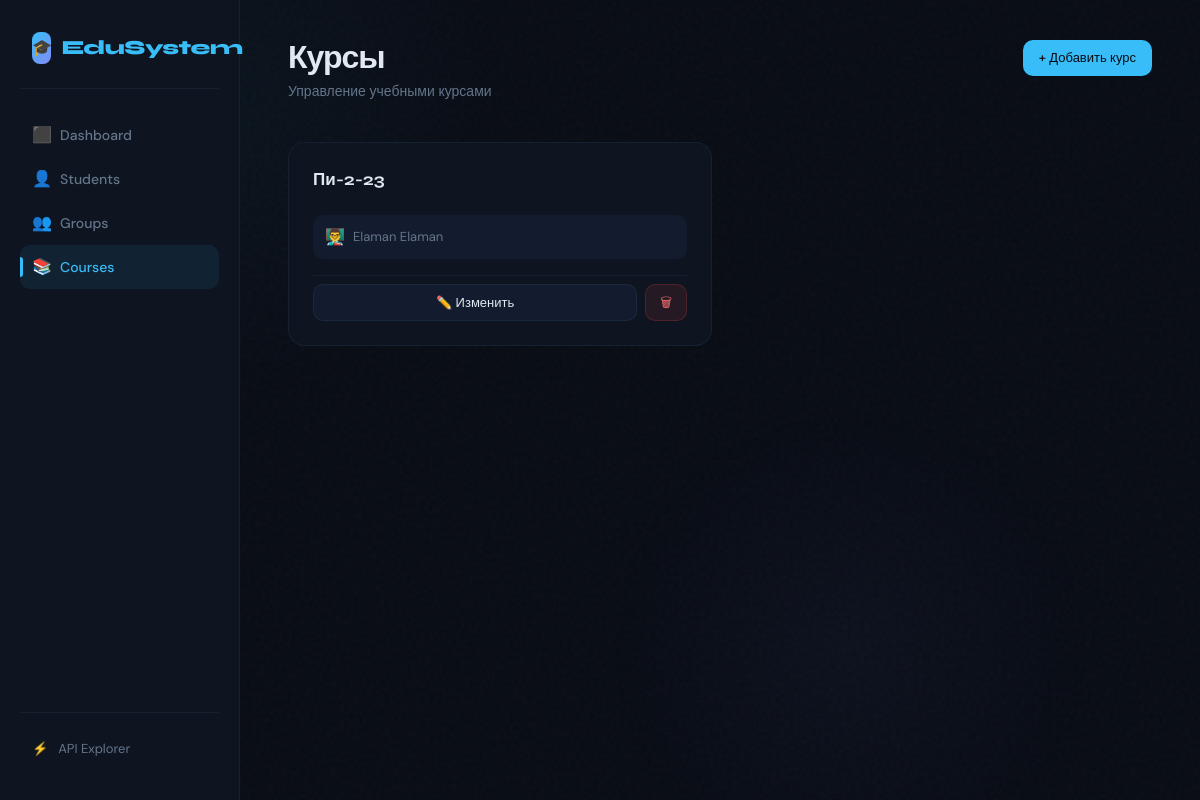
The app's page /courses/, older data.
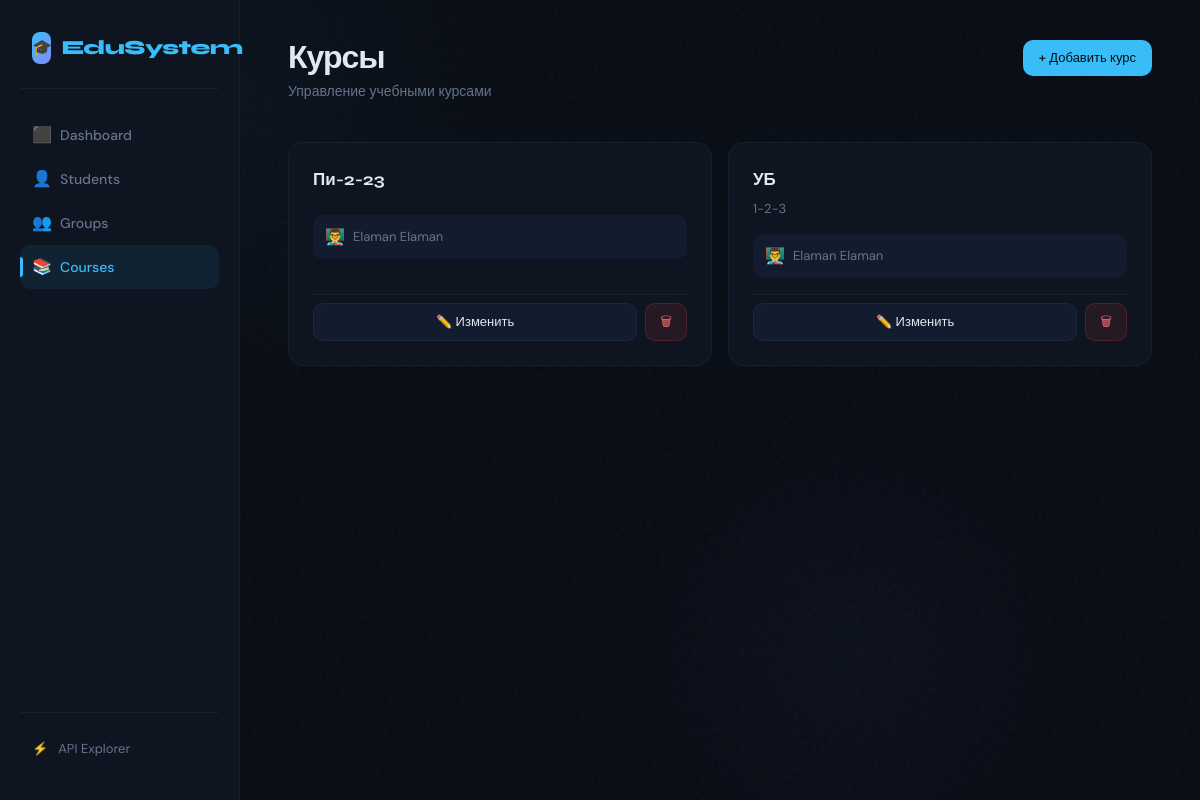
The same page, newer data.
### courses/models.py (models this page shows, shortened)
class Course(models.Model):
    title = models.CharField(max_length=100)
    description = models.TextField(blank=True)
    teacher = models.ForeignKey(
        User,
        on_delete=models.SET_NULL,
        null=True,
        blank=True,
        related_name='courses'
    )
    groups = models.ManyToManyField(
        'groups.Group',
        blank=True,
        related_name='courses'
    )
    created_at = models.DateTimeField(auto_now_add=True)
    class Meta:
        ordering = ['title']
        verbose_name = 'Course'
        verbose_name_plural = 'Courses'

### courses/views.py (the view)
# urls.py: path("", views.course_list, name="course_list"),
def course_list(request):
    courses = Course.objects.all()
    return render(request, "courses/course_list.html", {
        "courses": courses
    })

### courses/templates/courses/course_list.html (shortened to what this page needs)
{% extends "base.html" %}
{% block content %}
<div class="page-header" style="display:flex;justify-content:space-between;align-items:flex-start;">
    <div>
        <h1>Курсы</h1>
        <p>Управление учебными курсами</p>
    </div>
    <a href="{% url 'course_create' %}" class="btn btn-primary">+ Добавить курс</a>
</div>
{% if courses %}
<div style="display:grid;grid-template-columns:repeat(auto-fill,minmax(300px,1fr));gap:16px;animation:fadeUp 0.5s ease 0.1s both;">
    {% for course in courses %}
    <div class="card" style="display:flex;flex-direction:column;gap:16px;">
        <div>
            <div style="font-family:'Syne',sans-serif;font-weight:700;font-size:17px;margin-bottom:6px;">{{ course.title }}</div>
            {% if course.description %}
            <div style="color:var(--muted);font-size:13px;line-height:1.5;">{{ course.description|truncatechars:80 }}</div>
            {% endif %}
        </div>
        <div style="display:flex;align-items:center;gap:8px;padding:10px 12px;background:var(--surface2);border-radius:10px;">
            <span style="font-size:16px;">👨‍🏫</span>
            <span style="font-size:13px;color:var(--muted);">
                {% if course.teacher %}{{ course.teacher.get_full_name|default:course.teacher.username }}{% else %}Не назначен{% endif %}
            </span>
        </div>
        <div style="display:flex;gap:8px;margin-top:auto;padding-top:8px;border-top:1px solid var(--border);">
            <a href="{% url 'course_update' course.id %}" class="btn btn-ghost" style="flex:1;justify-content:center;">✏️ Изменить</a>
            <a href="{% url 'course_delete' course.id %}" class="btn btn-danger" style="padding:8px 14px;">🗑</a>
        </div>
    </div>
    {% endfor %}
</div>
{% endif %}
{% endblock %}

Row changes from the older to the newer data that the page shows:
added Course: title "УБ", description "1-2-3", teacher.get_full_name "Elaman Elaman"
